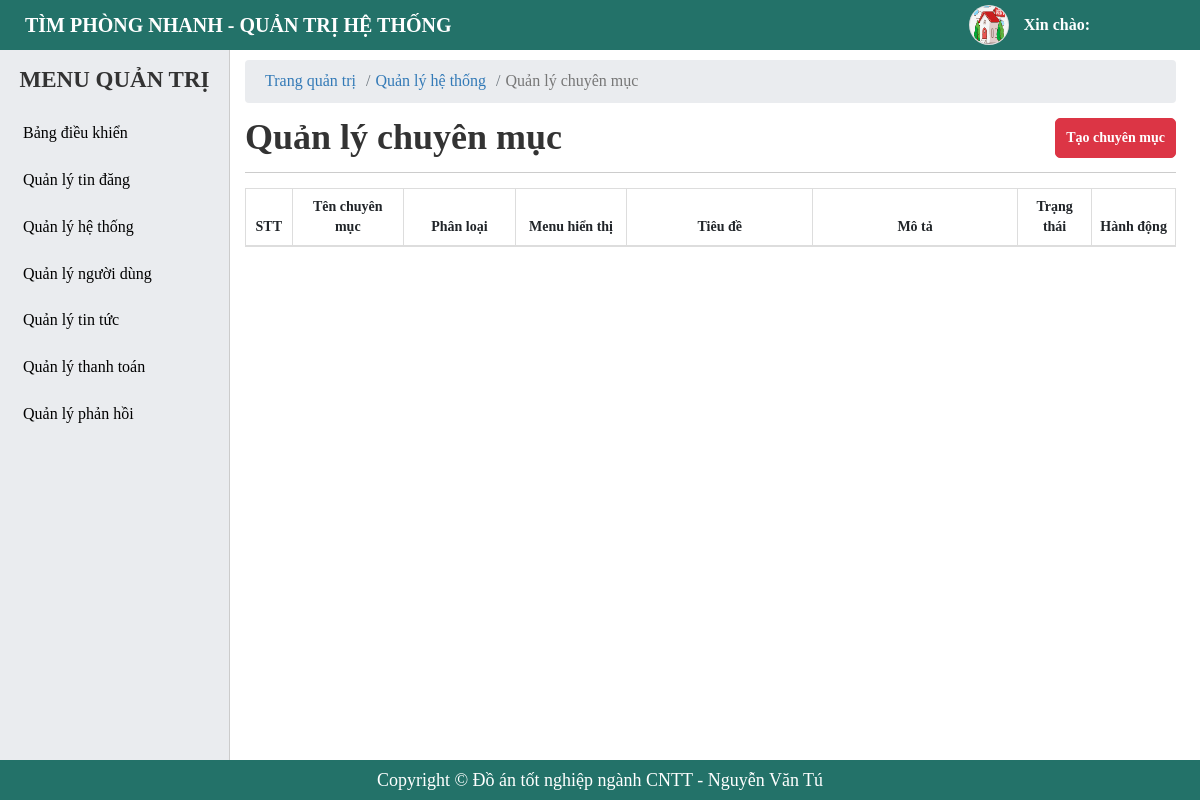
/admin/categories.php, run on an earlier commit of the app's database.
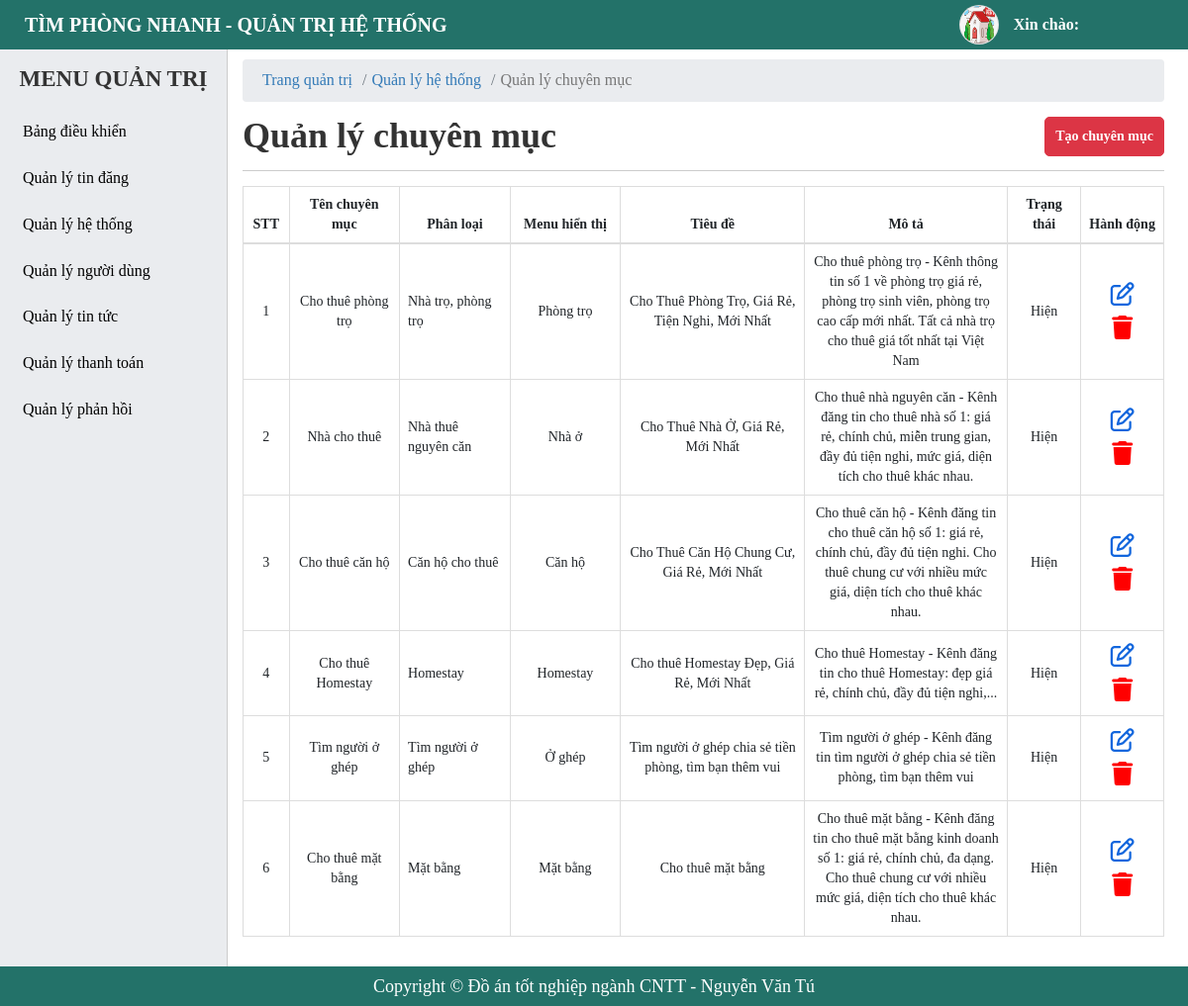
And on a later commit of the database.
### tables this page shows
CREATE TABLE `tbl_categories` (
  `id` bigint(20) NOT NULL,
  `name` varchar(255) NOT NULL,
  `classify` varchar(255) NOT NULL,
  `slug` varchar(255) NOT NULL,
  `type` varchar(255) NOT NULL,
  `title` varchar(255) NOT NULL,
  `description` varchar(255) NOT NULL,
  `status` int(11) NOT NULL DEFAULT 1,
  `created_at` timestamp NOT NULL DEFAULT current_timestamp(),
  `updated_ad` timestamp NOT NULL DEFAULT current_timestamp()
);

### admin/categories.php (the view, shortened to what this page needs)
<?php
    include './include/connect.php';
    $queryCate = $conn->prepare("SELECT * FROM tbl_categories");
    $queryCate->execute();
    $resultsCate = $queryCate->fetchAll(PDO::FETCH_OBJ);
?>
<!DOCTYPE html>
<html lang="en">
<head>
    <?php include('include/link-css.php');?>
</head>
<body>
    <?php
     include('include/header.php');
    ?>
    <div id="main">
        <?php
        include('include/sidebar.php');
        ?>
        <div id="main-right">
            <nav aria-label="breadcrumb">
                <ol class="breadcrumb">
                    <li class="breadcrumb-item"><a href="#">Trang quản trị</a></li>
                    <li class="breadcrumb-item"><a href="#">Quản lý hệ thống</a></li>
                    <li class="breadcrumb-item active" aria-current="page">Quản lý chuyên mục</li>
                </ol>
            </nav>
            <section class="main-right-title">
                <div class="form-title">
                    <h1>Quản lý chuyên mục</h1>
                </div>
                <div class="account-btn">
                    <button class="btn btn-post btn-add">Tạo chuyên mục</button>
                </div>
            </section>
            <div class="main-right-table">
                <table class="table table-bordered table-post-list" id = "table-manage">
                    <thead>
                        <tr>
                            <th style="width: 5%;" >STT</th>
                            <th style="width: 12%;" >Tên chuyên mục</th>
                            <th style="width: 12%;" >Phân loại</th>
                            <th style="width: 12%;" >Menu hiển thị</th>
                            <th style="width: 20%;" >Tiêu đề</th>
                            <th style="width: 22%;" >Mô tả</th>
                            <th style="width: 8%;" >Trạng thái</th>
                            <th style="width: 10%;" >Hành động</th>
                        </tr>
                    </thead>
                    <tbody >
                        <?php foreach ($resultsCate as $key => $value) { ?>
                            <tr>
                                <td><?php echo $key+1 ?></td>
                                <td>
                                    <p><?php echo $value -> name ?></p>
                                </td>
                                <td style="text-align: left; ">
                                    <p><?php echo $value -> classify ?></p>
                                </td>
                                <td>
                                    <p><?php echo $value -> type ?></p>
                                </td>
                                <td>
                                    <p><?php echo $value -> title ?></p>
                                </td>
                                <td>
                                    <p><?php echo $value -> description ?></p>
                                </td>
                                <td>
                                    <?php if( $value -> status == 1){ ?>
                                        <p>Hiện</p>
                                    <?php }else{ ?>
                                        <p>Ẩn</p>
                                    <?php } ?>
                                </td>
                                <td>
                                    <a href="./categories.php?id=<?php echo $value -> id ?>" class="btn-setting btn-edit" style = "color: #1266dd;"><i class="fa-regular fa-pen-to-square"></i></a>
                                    <a href="./categories.php?del=<?php echo $value -> id ?>" class="btn-setting" style = "color: red;" onclick="return confirm('Bạn chắc chắn muốn xóa?');" ><i class="fa-solid fa-trash"></i>
                                    </a>
                                </td>
                            </tr>
                        <?php } ?>
                    </tbody>
                </table>
            </div>
        </div>
    </div>
    <?php include('include/footer.php');?>
</body>
</html>

What changed in the data, as far as the page shows it:
added tbl_categories: name "Cho thuê phòng trọ", classify "Nhà trọ, phòng trọ", type "Phòng trọ", title "Cho Thuê Phòng Trọ, Giá Rẻ, Tiện Nghi, Mới Nhất", description "Cho thuê phòng trọ - Kênh thông tin số 1 về phòng trọ giá rẻ, phòng trọ sinh viên, phòng trọ cao cấp mới nhất. Tất cả nhà trọ cho thuê giá tốt nhất tại Việt Nam", status "Hiện"
added tbl_categories: name "Nhà cho thuê", classify "Nhà thuê nguyên căn", type "Nhà ở", title "Cho Thuê Nhà Ở, Giá Rẻ, Mới Nhất", description "Cho thuê nhà nguyên căn - Kênh đăng tin cho thuê nhà số 1: giá rẻ, chính chủ, miễn trung gian, đầy đủ tiện nghi, mức giá, diện tích cho thuê khác nhau.", status "Hiện"
added tbl_categories: name "Cho thuê căn hộ", classify "Căn hộ cho thuê", type "Căn hộ", title "Cho Thuê Căn Hộ Chung Cư, Giá Rẻ, Mới Nhất", description "Cho thuê căn hộ - Kênh đăng tin cho thuê căn hộ số 1: giá rẻ, chính chủ, đầy đủ tiện nghi. Cho thuê chung cư với nhiều mức giá, diện tích cho thuê khác nhau.", status "Hiện"
added tbl_categories: name "Cho thuê Homestay", classify "Homestay", type "Homestay", title "Cho thuê Homestay Đẹp, Giá Rẻ, Mới Nhất", description "Cho thuê Homestay - Kênh đăng tin cho thuê Homestay: đẹp giá rẻ, chính chủ, đầy đủ tiện nghi,...", status "Hiện"
added tbl_categories: name "Tìm người ở ghép", classify "Tìm người ở ghép", type "Ở ghép", title "Tìm người ở ghép chia sẻ tiền phòng, tìm bạn thêm vui", description "Tìm người ở ghép - Kênh đăng tin tìm người ở ghép chia sẻ tiền phòng, tìm bạn thêm vui", status "Hiện"
added tbl_categories: name "Cho thuê mặt bằng", classify "Mặt bằng", type "Mặt bằng", title "Cho thuê mặt bằng", description "Cho thuê mặt bằng - Kênh đăng tin cho thuê mặt bằng kinh doanh số 1: giá rẻ, chính chủ, đa dạng. Cho thuê chung cư với nhiều mức giá, diện tích cho thuê khác nhau.", status "Hiện"
